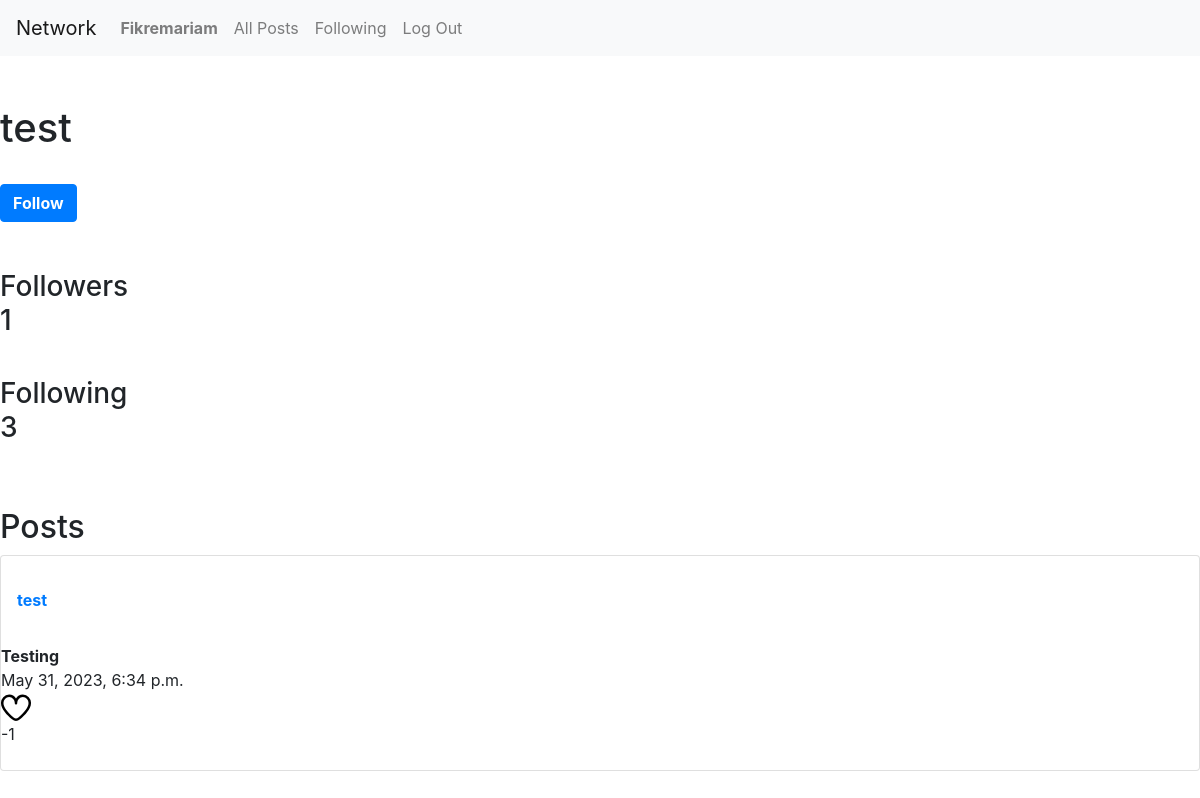
The app's page /test (signed in) with its own data.
### network/models.py (models this page shows, shortened)
class User(AbstractUser):
    pass

class Posts(models.Model):
    owner= models.ForeignKey(User, on_delete=models.CASCADE, related_name="user")
    text= models.TextField()
    timestamp = models.DateTimeField(auto_now_add=True)
    like= models.IntegerField(default=0, blank=True,null=True)

### network/views.py (the view)
# urls.py: path("<str:namee>", views.profile, name="profile")
@csrf_exempt
def profile(request,namee):
    if request.method == 'GET':
        list_for_like=[]
        a=User.objects.get(username= namee)
        b=a.id
        x=request.user
        current_post=Posts.objects.filter(owner = b)
        current_post = current_post.order_by("-timestamp").all()
        page = request.GET.get('page', 1)
        paginator = Paginator(current_post, 10)
        try:
            users = paginator.page(page)
            time.sleep(1)
        except PageNotAnInteger:
            users = paginator.page(0.5)
        except EmptyPage:
            users = paginator.page(paginator.num_pages)
        list_for_followers=[]
        list_for_following=[]
        try:
            want=Follow.objects.get(name = a)
        except Follow.DoesNotExist:
            want = Follow.objects.create(name= a)
            want.save()
        f_r=want.followers.iterator()
        f_ing=want.following.iterator()
        for c in f_r:
            list_for_followers.append(c)
        for y in f_ing:
            list_for_following.append(y)
        unfollow=''
        if x in list_for_followers:
            unfollow='active'
        try:
            new=Like.objects.get(liker=request.user)
        except Like.DoesNotExist:
            new=Like.objects.create(liker=request.user)
            new.save()
        fonka=new.liked.iterator()
        for f in fonka:
            list_for_like.append(f)
        return render(request, "network/profile_page.html",{"list":list_for_like,"unfollow":unfollow,"name":namee,"curr_post":users,"username":request.user, "following":len(list_for_following),"followers":len(list_for_followers)})

### network/templates/network/profile_page.html (shortened to what this page needs)
{% extends "network/layout.html" %}
{% load static %}
{% block body %}
<br><br>
<h1>{{name}}</h1>
<br>
{% if name != user.username %}
{% if unfollow != 'active' %}
<button id="first" style="width:min-content" onclick="follow('{{name}}')" class="btn btn-primary"><strong> Follow </strong></button>
<br>
{% else %}
<button id="second" style="width:min-content" onclick="unfollow('{{name}}')" class="btn btn-primary"><strong> UnFollow </strong></button>
<br>
{% endif %}
{% endif %}
<br><br>
<h3>Followers <p id="follower_num">{{followers}}</p></h3> <br>
<h3>Following <p id="following_num">{{following}}</p></h3>
<br><br>
<h2>Posts</h2>
{% for post in curr_post %}
<div class="card" row="3">
  <br>
  {% if user.is_authenticated %}
  <a class="nav-link" href="/{{post.owner}}"><strong> {{post.owner}}</strong></a>
  {%else%}
  <strong>{{post.owner}}</strong>
  {% endif %}
  <br>
  <div id="{{post.id}}"><strong>{{post.text}}</strong></div>
  <div>{{post.timestamp}}</div>
  {% if post in list %}
  <svg id="before_like{{post.id}}"style="display: none;" onclick="before_like({{post.id}})"  xmlns="http://www.w3.org/2000/svg" height="30px" width="30px" viewBox="0 0 24 24"><title>Like</title><path d="M17.5,1.917a6.4,6.4,0,0,0-5.5,3.3,6.4,6.4,0,0,0-5.5-3.3A6.8,6.8,0,0,0,0,8.967c0,4.547,4.786,9.513,8.8,12.88a4.974,4.974,0,0,0,6.4,0C19.214,18.48,24,13.514,24,8.967A6.8,6.8,0,0,0,17.5,1.917Zm-3.585,18.4a2.973,2.973,0,0,1-3.83,0C4.947,16.006,2,11.87,2,8.967a4.8,4.8,0,0,1,4.5-5.05A4.8,4.8,0,0,1,11,8.967a1,1,0,0,0,2,0,4.8,4.8,0,0,1,4.5-5.05A4.8,4.8,0,0,1,22,8.967C22,11.87,19.053,16.006,13.915,20.313Z"/></svg>
  <svg id="after_like{{post.id}}"  fill="red" onclick="after_like({{post.id}})" height="30px" width="30px" xmlns="http://www.w3.org/2000/svg"  viewBox="0 0 24 24"><title>Unlike</title><path d="M17.5,1.917a6.4,6.4,0,0,0-5.5,3.3,6.4,6.4,0,0,0-5.5-3.3A6.8,6.8,0,0,0,0,8.967c0,4.547,4.786,9.513,8.8,12.88a4.974,4.974,0,0,0,6.4,0C19.214,18.48,24,13.514,24,8.967A6.8,6.8,0,0,0,17.5,1.917Zm-3.585"/></svg>
  <div id="like{{post.id}}" class="pad">{{post.like}}</div>
  {% else %}
  <svg id="before_like{{post.id}}" onclick="before_like({{post.id}})"  xmlns="http://www.w3.org/2000/svg" height="30px" width="30px" viewBox="0 0 24 24"><title>Like</title><path d="M17.5,1.917a6.4,6.4,0,0,0-5.5,3.3,6.4,6.4,0,0,0-5.5-3.3A6.8,6.8,0,0,0,0,8.967c0,4.547,4.786,9.513,8.8,12.88a4.974,4.974,0,0,0,6.4,0C19.214,18.48,24,13.514,24,8.967A6.8,6.8,0,0,0,17.5,1.917Zm-3.585,18.4a2.973,2.973,0,0,1-3.83,0C4.947,16.006,2,11.87,2,8.967a4.8,4.8,0,0,1,4.5-5.05A4.8,4.8,0,0,1,11,8.967a1,1,0,0,0,2,0,4.8,4.8,0,0,1,4.5-5.05A4.8,4.8,0,0,1,22,8.967C22,11.87,19.053,16.006,13.915,20.313Z"/></svg>
  <div id="like{{post.id}}" class="pad">{{post.like}}</div>
  {% endif %}
  <br>
</div>
      {% endfor %}
{% endblock %}

### network/templates/network/layout.html (shortened to what this page needs)
{% load static %}
<!DOCTYPE html>
<html lang="en">
    <head>
        <link rel="stylesheet" href="https://stackpath.bootstrapcdn.com/bootstrap/4.4.1/css/bootstrap.min.css">
        <link href="{% static 'network/styles.css' %}" rel="stylesheet">
    </head>
    <body>
        <nav class="navbar navbar-expand-lg navbar-light bg-light">
            <a class="navbar-brand" href="#">Network</a>
            <div>
              <ul class="navbar-nav mr-auto">
                {% if user.is_authenticated %}
                    <li class="nav-item">
                        <a class="nav-link" href="/{{user.username}}"><strong> {{user.username}}</strong></a>
                    </li>
                {% endif %}
                <li class="nav-item">
                  <a class="nav-link" href="{% url 'index' %}">All Posts</a>
                </li>
                {% if user.is_authenticated %}
                    <li class="nav-item">
                        <a class="nav-link" href="{% url 'following' %}">Following</a>
                    </li>
                    <li class="nav-item">
                        <a class="nav-link" href="{% url 'logout' %}">Log Out</a>
                    </li>
                {% endif %}
              </ul>
            </div>
          </nav>
        <div class="body">
            {% block body %}
            {% endblock %}
        </div>
    </body>
</html>

### records on screen
User: username "Fikremariam"
User: username "test"
Posts: owner "test", text "Testing", timestamp "May 31, 2023, 6:34 p.m.", like "-1"

### other values on screen
{{ followers }} "1"
{{ following }} "3"
